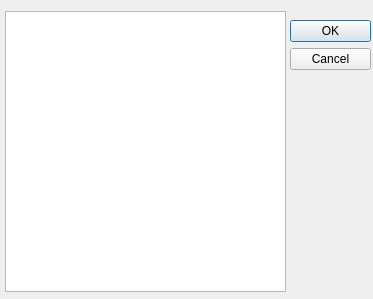
<?xml version="1.0" encoding="UTF-8"?>
<ui version="4.0">
 <class>Dialog</class>
 <widget class="QDialog" name="Dialog">
  <property name="geometry">
   <rect>
    <x>0</x>
    <y>0</y>
    <width>373</width>
    <height>299</height>
   </rect>
  </property>
  <property name="windowTitle">
   <string>Dialog</string>
  </property>
  <widget class="QDialogButtonBox" name="buttonBox">
   <property name="geometry">
    <rect>
     <x>290</x>
     <y>20</y>
     <width>81</width>
     <height>241</height>
    </rect>
   </property>
   <property name="orientation">
    <enum>Qt::Vertical</enum>
   </property>
   <property name="standardButtons">
    <set>QDialogButtonBox::Cancel|QDialogButtonBox::Ok</set>
   </property>
  </widget>
  <widget class="QListWidget" name="list_widget">
   <property name="geometry">
    <rect>
     <x>5</x>
     <y>11</y>
     <width>281</width>
     <height>281</height>
    </rect>
   </property>
  </widget>
 </widget>
 <resources/>
 <connections>
  <connection>
   <sender>buttonBox</sender>
   <signal>accepted()</signal>
   <receiver>Dialog</receiver>
   <slot>accept()</slot>
   <hints>
    <hint type="sourcelabel">
     <x>248</x>
     <y>254</y>
    </hint>
    <hint type="destinationlabel">
     <x>157</x>
     <y>274</y>
    </hint>
   </hints>
  </connection>
  <connection>
   <sender>buttonBox</sender>
   <signal>rejected()</signal>
   <receiver>Dialog</receiver>
   <slot>reject()</slot>
   <hints>
    <hint type="sourcelabel">
     <x>316</x>
     <y>260</y>
    </hint>
    <hint type="destinationlabel">
     <x>286</x>
     <y>274</y>
    </hint>
   </hints>
  </connection>
 </connections>
</ui>
